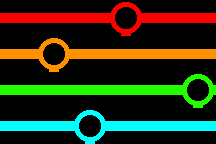

Below is a game level as drawn by its tile map, then a one-line description and the .tmx file that defines it, in full:
An orthogonal 6x4 tile map with 36x36 px tiles, 1 tile layer (redmap) and 1 object (collider).

<map version="1.0" orientation="orthogonal" renderorder="right-down" width="6" height="4" tilewidth="36" tileheight="36" nextobjectid="3">
 <tileset firstgid="1" name="mapTiles_colors" tilewidth="36" tileheight="36" tilecount="32">
  <image source="mapTiles_colors.png" width="288" height="144" />
 </tileset>
 <layer name="redmap" width="6" height="4">
  <data encoding="csv">
1,1,1,2,1,1,
9,10,9,9,9,9,
17,17,17,17,17,18,
25,25,26,25,25,25
</data>
 </layer>
 <objectgroup name="collisions">
  <object id="1" name="collider" x="44" y="1" width="106" height="142" />
 </objectgroup>
</map>